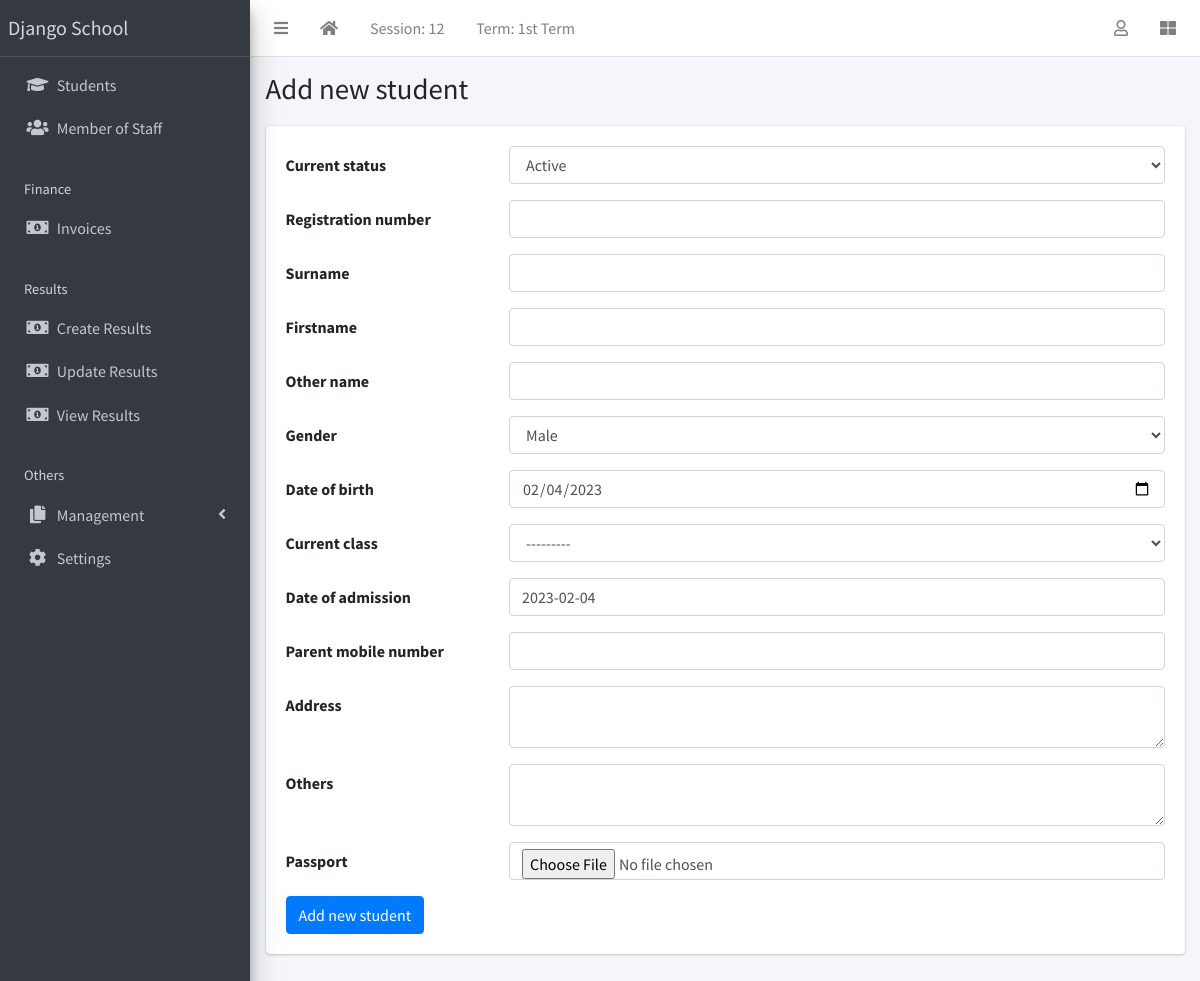
/student/create/ (signed in), run on the app's committed database.
### apps/corecode/models.py (models this page shows, shortened)
class AcademicSession(models.Model):
    name = models.CharField(max_length=200, unique=True)
    current = models.BooleanField(default=True)
    class Meta:
        ordering = ["-name"]

class AcademicTerm(models.Model):
    name = models.CharField(max_length=20, unique=True)
    current = models.BooleanField(default=True)
    class Meta:
        ordering = ["name"]

class SiteConfig(models.Model):
    key = models.SlugField()
    value = models.CharField(max_length=200)

### apps/students/views.py (the view)
# urls.py: path("create/", StudentCreateView.as_view(), name="student-create"),
class StudentCreateView(LoginRequiredMixin, SuccessMessageMixin, CreateView):
    model = Student
    fields = "__all__"
    success_message = "New student successfully added."
    def get_form(self):
        form = super(StudentCreateView, self).get_form()
        form.fields["date_of_birth"].widget = widgets.DateInput(attrs={"type": "date"})
        form.fields["address"].widget = widgets.Textarea(attrs={"rows": 2})
        form.fields["others"].widget = widgets.Textarea(attrs={"rows": 2})
        return form

### apps/corecode/context_processors.py (called while the page is built)
def site_defaults(request):
    current_session = AcademicSession.objects.get(current=True)
    current_term = AcademicTerm.objects.get(current=True)
    vals = SiteConfig.objects.all()
    contexts = {
        "current_session": current_session.name,
        "current_term": current_term.name,
    }
    for val in vals:
        contexts[val.key] = val.value
    return contexts

### apps/corecode/models.py (called while the page is built)
    def __str__(self):
        return self.name

### apps/students/templates/students/student_form.html (shortened to what this page needs)
{% extends 'base.html' %}
{% block title %}
  {% if object %}
    Update {{ object }}
  {% else %}
    Add new student
  {% endif %}
{% endblock title %}
{% block content %}
<form action="" method="POST" enctype="multipart/form-data">
  {% include 'corecode/form_snippet.html' %}
  {% if object %}
    <input type="submit" class="btn btn-primary" value="Update Record">
  {% else %}
    <input type="submit" class="btn btn-primary" value="Add new student">
  {% endif %}
</form>
{% endblock content %}

### templates/base.html (shortened to what this page needs)
{% load static %}
<!DOCTYPE html>
<html lang="en">
<head>
  <link rel="stylesheet" href="{% static 'plugins/fontawesome-free/css/all.min.css' %}">
  <link rel="stylesheet" href="{% static 'plugins/toastr/toastr.min.css' %}">
  <link rel="stylesheet"
    href="{% static 'plugins/overlayScrollbars/css/OverlayScrollbars.min.css' %}">
  <link rel="stylesheet" href="{% static 'plugins/Datatables/datatables.min.css' %}" />
  <link rel="stylesheet" href="{% static 'dist/css/adminlte.min.css' %}">
</head>
<body
  class="hold-transition sidebar-mini layout-fixed layout-navbar-fixed layout-footer-fixed">
  <div class="wrapper">
    <nav class="main-header navbar navbar-expand navbar-white navbar-light">
      <ul class="navbar-nav">
        <li class="nav-item">
          <a class="nav-link" data-widget="pushmenu" href="#" role="button"><i
              class="fas fa-bars"></i></a>
        </li>
        <li class="nav-item d-none d-sm-inline-block">
          <a href="{% url 'home' %} " class="nav-link"><i class="fa fa-home"></i></a>
        </li>
        <li class="nav-item d-none d-sm-inline-block">
          <a href="{% url 'current-session' %}" class="nav-link">Session: {{ current_session }}</a>
        </li>
        <li class="nav-item d-none d-sm-inline-block">
          <a href="{% url 'current-session' %}" class="nav-link">Term: {{ current_term }}</a>
        </li>
      </ul>
      <ul class="navbar-nav ml-auto">
        <li class="nav-item dropdown">
          <a class="nav-link" data-toggle="dropdown" href="#">
            <i class="far fa-user"></i>
          </a>
        </li>
        <li class="nav-item">
          <a class="nav-link" data-widget="control-sidebar" data-slide="true"
            href="#" role="button"><i class="fas fa-th-large"></i></a>
        </li>
      </ul>
    </nav>
    <aside class="main-sidebar sidebar-dark-primary elevation-4">
      <a href="{% url 'home' %}" class="brand-link">{{ school_name | default:"MySchool" }}</a>
      <div class="sidebar">
        <nav class="mt-2">
          <ul class="nav nav-pills nav-sidebar flex-column"
            data-widget="treeview" role="menu" data-accordion="false">
            <li class="nav-item">
              <a href="{% url 'student-list' %}" class="nav-link">
                <i class="nav-icon fas fa-graduation-cap"></i>
                <p>
                  Students
                </p>
              </a>
            </li>
            <li class="nav-item">
              <a href="{% url 'staff-list' %}" class="nav-link">
                <i class="nav-icon fas fa-users"></i>
                <p>
                  Member of Staff
                </p>
              </a>
            </li>
            <li class="nav-header">Finance</li>
            <li class="nav-item">
              <a href="{% url 'invoice-list' %}" class="nav-link">
                <i class="nav-icon fas fa-money-bill-alt"></i>
                <p>
                  Invoices
                </p>
              </a>
            </li>
            <li class="nav-header">Results</li>
            <li class="nav-item">
              <a href="{% url 'create-result' %}" class="nav-link">
                <i class="nav-icon fas fa-money-bill-alt"></i>
                <p>
                  Create Results
                </p>
              </a>
            </li>
            <li class="nav-item">
              <a href="{% url 'edit-results' %}" class="nav-link">
                <i class="nav-icon fas fa-money-bill-alt"></i>
                <p>
                  Update Results
                </p>
              </a>
            </li>
            <li class="nav-item">
              <a href="{% url 'view-results' %}" class="nav-link">
                <i class="nav-icon fas fa-money-bill-alt"></i>
                <p>
                  View Results
                </p>
              </a>
            </li>
            <li class="nav-header">Others</li>
            <li class="nav-item has-treeview">
              <a href="#" class="nav-link">
                <i class="nav-icon fas fa-copy"></i>
                <p>
                  Management
                  <i class="fas fa-angle-left right"></i>
                </p>
              </a>
            </li>
            <li class="nav-item">
              <a href="{% url 'configs' %}" class="nav-link">
                <i class="nav-icon fas fa-cog"></i>
                <p>
                  Settings
                </p>
              </a>
            </li>
          </ul>
        </nav>
      </div>
    </aside>
    <div class="content-wrapper">
      <section class="content-header">
        <div class="container-fluid">
          <div class="row mb-1">
            <div class="col-sm-8">
              <h1>{% block title %}{% endblock title %}</h1>
            </div>
            <div class="col-sm-4">
            </div>
          </div>
        </div>
      </section>
      <section class="content">
        <div class="container-fluid">
          <div class="row">
            <div class="col-md-12">
              {% block fullcard %}
              <div class="card">
                <div class="card-body">
                  <div class="row">
                    <div class="col">
                      {% block content %}
                      {% endblock content %}
                    </div>
                  </div>
                </div>
              </div>
              {% endblock fullcard %}
            </div>
          </div>
        </div>
      </section>
    </div>
  </div>
</body>
</html>

### data on the page
AcademicSession: name "12"
AcademicTerm: name "1st Term"
SiteConfig: value "Django School"

### other printed values
{{ field.label }} "Current status" "Registration number" "Surname" "Firstname" "Other name" "Gender" "Date of birth" "Current class" "Date of admission" "Parent mobile number" "Address" "Others" "Passport"
